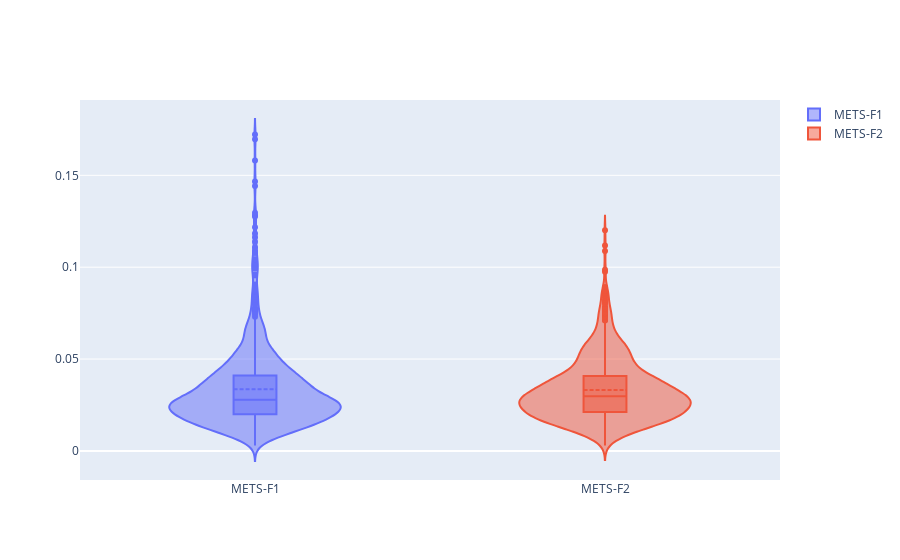

The notebook cell saved with this chart:
### Code cell
import plotly.graph_objects as go

fig = go.Figure()

fig.add_trace(go.Violin(y=std_mv1,
                        name="METS-F1",
                        box_visible=True,
                        meanline_visible=True))

fig.add_trace(go.Violin(y=std_mv2,
                        name="METS-F2",
                        box_visible=True,
                        meanline_visible=True))

fig.show()

### Figure 1 — Plotly figure (JSON) as saved in the notebook; plotly's stock layout.template omitted (floating-point values rounded to 4 significant figures; data arrays with more than 128 entries replaced by an {"elided": "..."} marker saying what was removed)
{"data": [{"box": {"visible": true}, "meanline": {"visible": true}, "name": "METS-F1", "type": "violin", "y": {"elided": "924 float values"}}, {"box": {"visible": true}, "meanline": {"visible": true}, "name": "METS-F2", "type": "violin", "y": {"elided": "924 float values"}}], "layout": {}}
